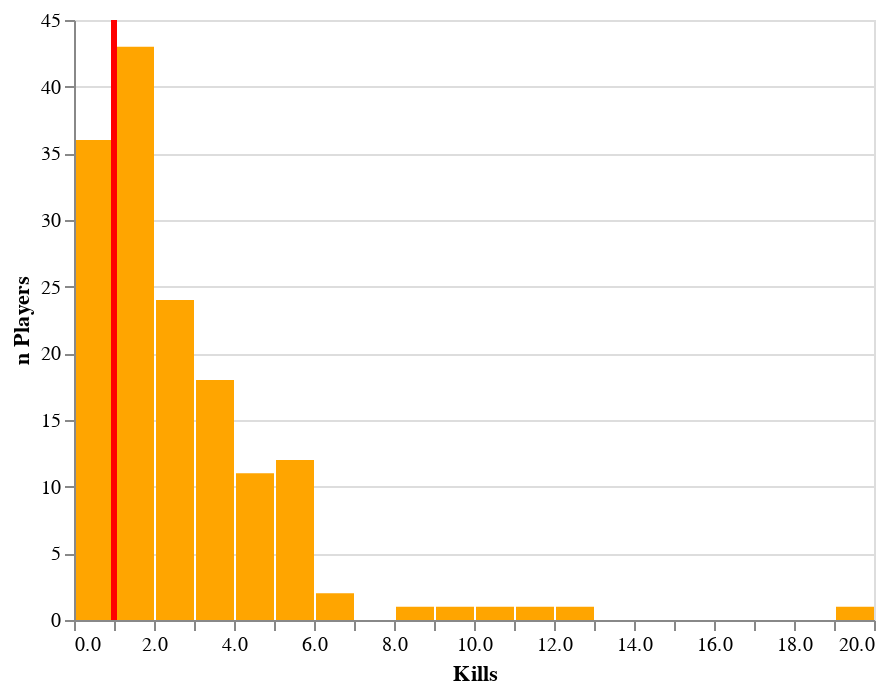

The notebook cell this image was saved under:
### Code cell
base = alt.Chart(df)         
hist2 = base.mark_bar().encode(
    x=alt.X('Kills:Q', bin=alt.BinParams(step=1)),
    y=alt.Y('count()', axis=alt.Axis(format='', title='n Players')),
    tooltip=['Kills'],
    color=alt.value("orange")

).properties(width=400, height=300)         
red_median_line = base.mark_rule(color='red').encode(
    x=alt.X('median(Kills):Q', title='Kills'),
    size=alt.value(3)
)
hist2 + red_median_line

### Figure 1 — Vega-Lite specification as saved in the notebook (floating-point values rounded to 4 significant figures; data arrays with more than 128 entries replaced by an {"elided": "..."} marker saying what was removed)
{"config": {"view": {"continuousWidth": 400, "continuousHeight": 300}}, "layer": [{"mark": "bar", "encoding": {"color": {"value": "orange"}, "tooltip": [{"type": "quantitative", "field": "Kills"}], "x": {"type": "quantitative", "bin": {"step": 1}, "field": "Kills"}, "y": {"type": "quantitative", "aggregate": "count", "axis": {"format": "", "title": "n Players"}}}, "height": 300, "width": 400}, {"mark": {"type": "rule", "color": "red"}, "encoding": {"size": {"value": 3}, "x": {"type": "quantitative", "aggregate": "median", "field": "Kills", "title": "Kills"}}}], "data": {"name": "data-104f188f0b02e71f91b3bf5f71598202"}, "$schema": "https://vega.github.io/schema/vega-lite/v4.8.1.json", "datasets": {"data-104f188f0b02e71f91b3bf5f71598202": {"elided": "152 records"}}}
